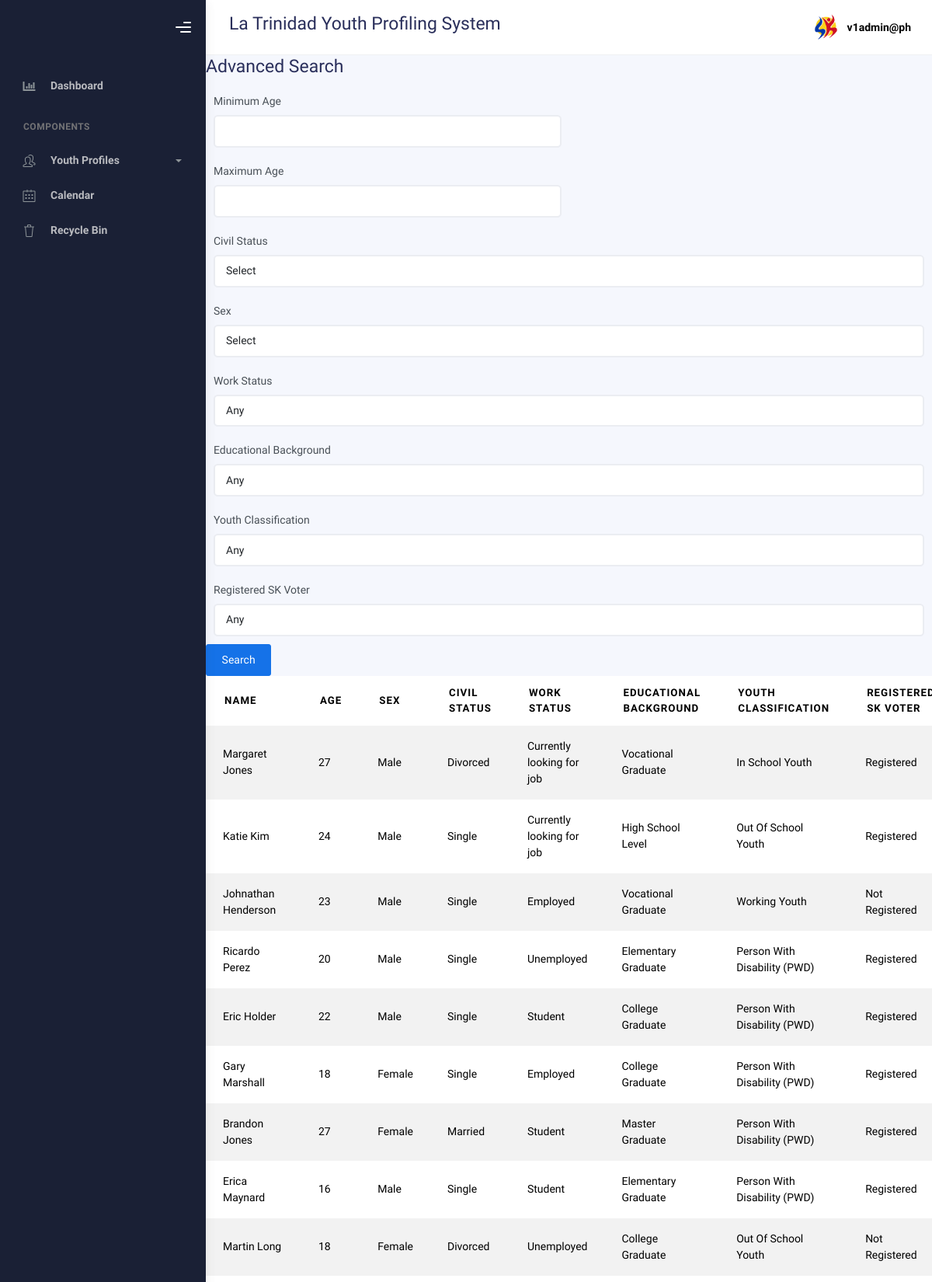
Page /user/advance_search.php (signed in, upper part) on the committed database.
### tables this page shows
CREATE TABLE `profiles` (
  `id` int(11) NOT NULL,
  `lname` varchar(100) DEFAULT NULL,
  `fname` varchar(100) DEFAULT NULL,
  `mname` varchar(100) DEFAULT NULL,
  `suffix` varchar(20) DEFAULT NULL,
  `region` varchar(100) DEFAULT NULL,
  `province` varchar(100) DEFAULT NULL,
  `municipality` varchar(100) DEFAULT NULL,
  `barangay` varchar(100) DEFAULT NULL,
  `sitio` varchar(50) DEFAULT NULL,
  `purok` varchar(100) DEFAULT NULL,
  `house_number` varchar(50) DEFAULT NULL,
  `sex` varchar(10) DEFAULT NULL,
  `age` int(11) DEFAULT NULL,
  `youth_with_needs` text DEFAULT NULL,
  `email` varchar(100) DEFAULT NULL,
  `birth_month` varchar(20) DEFAULT NULL,
  `birth_day` varchar(50) DEFAULT NULL,
  `birth_year` varchar(20) DEFAULT NULL,
  `contactnumber` varchar(20) DEFAULT NULL,
  `civil_status` varchar(20) DEFAULT NULL,
  `youth_classification` varchar(50) DEFAULT NULL,
  `age_group` varchar(50) DEFAULT NULL,
  `work_status` varchar(50) DEFAULT NULL,
  `educational_background` varchar(50) DEFAULT NULL,
  `register_sk_voter` varchar(50) DEFAULT NULL,
  `voted_last_election` varchar(3) DEFAULT NULL,
  `national_voter` varchar(50) DEFAULT NULL,
  `attended_kk` varchar(3) DEFAULT NULL,
  `times_attended_kk` int(11) DEFAULT NULL,
  `no_why` varchar(100) DEFAULT NULL,
  `barangay_code` varchar(50) DEFAULT NULL
);

### user/advance_search.php (the view, shortened to what this page needs)
<?php
try {
    $pdo = new PDO("mysql:host=localhost;dbname=wis", "root", "");
    $pdo->setAttribute(PDO::ATTR_ERRMODE, PDO::ERRMODE_EXCEPTION);
} catch (PDOException $e) {
    die("Could not connect to the database: " . $e->getMessage());
}
$barangay_code = "";
$searchParams = [
    'age_min' => isset($_POST['age_min']) ? $_POST['age_min'] : (isset($_GET['age_min']) ? $_GET['age_min'] : ''),
    'age_max' => isset($_POST['age_max']) ? $_POST['age_max'] : (isset($_GET['age_max']) ? $_GET['age_max'] : ''),
    'civil_status' => isset($_POST['civil_status']) ? $_POST['civil_status'] : (isset($_GET['civil_status']) ? $_GET['civil_status'] : ''),
    'sex' => isset($_POST['sex']) ? $_POST['sex'] : (isset($_GET['sex']) ? $_GET['sex'] : ''),
    'work_status' => isset($_POST['work_status']) ? $_POST['work_status'] : (isset($_GET['work_status']) ? $_GET['work_status'] : ''),
    'educational_background' => isset($_POST['educational_background']) ? $_POST['educational_background'] : (isset($_GET['educational_background']) ? $_GET['educational_background'] : ''),
    'youth_classification' => isset($_POST['youth_classification']) ? $_POST['youth_classification'] : (isset($_GET['youth_classification']) ? $_GET['youth_classification'] : ''),
    'register_sk_voter' => isset($_POST['register_sk_voter']) ? $_POST['register_sk_voter'] : (isset($_GET['register_sk_voter']) ? $_GET['register_sk_voter'] : '')
];
?>
<!DOCTYPE html>
<html lang="en">
<head>
    <link rel="stylesheet" href="../bootstrap/assets/css/bootstrap.min.css" />
    <link rel="stylesheet" href="../bootstrap/assets/css/plugins.min.css" />
    <link rel="stylesheet" href="../bootstrap/assets/css/kaiadmin.min.css" />
  </head>
  <body>
  <div class="wrapper">
      <div class="sidebar" data-background-color="dark">
        <div class="sidebar-logo">
          <div class="logo-header" data-background-color="dark">
            <div class="nav-toggle">
              <button class="btn btn-toggle toggle-sidebar">
                <i class="gg-menu-right"></i>
              </button>
            </div>
          </div>
        </div>
        <div class="sidebar-wrapper scrollbar scrollbar-inner">
          <div class="sidebar-content">
            <ul class="nav nav-secondary">
            <li class="nav-item">
                <a
                  href="index.php"
                  aria-expanded="false"
                >
                  <i class="fas fa-chart-bar"></i>
                  <p>Dashboard</p>
                </a>
              </li>
              <li class="nav-section">
                <h4 class="text-section">Components</h4>
              </li>
              <li class="nav-item">
               <a data-bs-toggle="collapse" href="#tables">
                <i class="fas icon-people"></i>
                <p>Youth Profiles</p>
                <span class="caret"></span>
              </a>
            </li>
              <li class="nav-item">
              <li class="nav-item">
                <a href="calendar.php">
                  <i class="fas icon-calendar"></i>
                  <p>Calendar</p>
                </a>
              </li>
              <li class="nav-item">
                <a href="recycle.php">
                  <i class="fas icon-trash"></i>
                  <p>Recycle Bin</p>
                </a>
              </li>
            </ul>
          </div>
        </div>
      </div>
      <div class="main-panel">
        <div class="main-header">
          <nav
            class="navbar navbar-header navbar-header-transparent navbar-expand-lg border-bottom"
          >
            <div class="container-fluid">
              <h3><?php echo $barangay_code; ?> La Trinidad Youth Profiling System</h3>
              <ul class="navbar-nav topbar-nav ms-md-auto align-items-center">
                <li class="nav-item topbar-user dropdown hidden-caret">
                  <a
                    class="dropdown-toggle profile-pic"
                    data-bs-toggle="dropdown"
                    aria-expanded="false">
                    <div class="avatar-sm">
                  <img src="../bootstrap/assets/img/profile.jpg" alt="..." class="avatar-img rounded-circle" />
                </div>
                <span class="profile-username">
                  <span class="fw-bold"><?php echo $_SESSION['email']; ?></span>
                </span>
              </a>
                </li>
              </ul>
            </div>
          </nav>
        </div>
        <div class="container">
          <div class="content">
                <h3>Advanced Search</h3>
                <form method="POST" action="advance_search.php">
                    <div class="form-row">
                        <div class="form-group col-md-6">
                            <label for="age_min">Minimum Age</label>
                            <input type="number" class="form-control" id="age_min" name="age_min" value="<?php echo htmlspecialchars($searchParams['age_min']); ?>" min="15" max="30">
                        </div>
                        <div class="form-group col-md-6">
                            <label for="age_max">Maximum Age</label>
                            <input type="number" class="form-control" id="age_max" name="age_max" value="<?php echo htmlspecialchars($searchParams['age_max']); ?>" min="15" max="30">
                        </div>
                    </div>
                    <div class="form-group">
                        <label for="civil_status">Civil Status</label>
                        <select class="form-control" id="civil_status" name="civil_status">
                            <option value="">Select</option>
                        </select>
                    </div>
                    <div class="form-group">
                        <label for="sex">Sex</label>
                        <select class="form-control" id="sex" name="sex">
                            <option value="">Select</option>
                        </select>
                    </div>
                    <div class="form-group">
                        <label for="work_status">Work Status</label>
                        <select class="form-control" id="work_status" name="work_status">
                            <option value="">Any</option>
                        </select>
                    </div>
                    <div class="form-group">
                        <label for="educational_background">Educational Background</label>
                        <select class="form-control" id="educational_background" name="educational_background">
                            <option value="">Any</option>
                        </select>
                    </div>
                    <div class="form-group">
                        <label for="youth_classification">Youth Classification</label>
                        <select class="form-control" id="youth_classification" name="youth_classification">
                            <option value="">Any</option>
                        </select>
                    </div>
                    <div class="form-group">
                        <label for="register_sk_voter">Registered SK Voter</label>
                        <select class="form-control" id="register_sk_voter" name="register_sk_voter">
                            <option value="">Any</option>
                        </select>
                    </div>
                    <button type="submit" class="btn btn-primary">Search</button>
                </form>
                <?php
                $query = "SELECT * FROM profiles WHERE 1=1";
                $params = [];
                $stmt = $pdo->prepare($query);
                $stmt->execute($params);
                $results = $stmt->fetchAll(PDO::FETCH_ASSOC);
                ?>
                <div class="table-responsive">
                    <table class="table table-striped">
                        <thead>
                            <tr>
                                <th>Name</th>
                                <th>Age</th>
                                <th>Sex</th>
                                <th>Civil Status</th>
                                <th>Work Status</th>
                                <th>Educational Background</th>
                                <th>Youth Classification</th>
                                <th>Registered SK Voter</th>
                            </tr>
                        </thead>
                        <tbody>
                            <?php foreach ($results as $row) { ?>
                                <tr>
                                    <td><?php echo htmlspecialchars($row['fname'] . " " . $row['lname']); ?></td>
                                    <td><?php echo htmlspecialchars($row['age']); ?></td>
                                    <td><?php echo htmlspecialchars($row['sex']); ?></td>
                                    <td><?php echo htmlspecialchars($row['civil_status']); ?></td>
                                    <td><?php echo htmlspecialchars($row['work_status']); ?></td>
                                    <td><?php echo htmlspecialchars($row['educational_background']); ?></td>
                                    <td><?php echo htmlspecialchars($row['youth_classification']); ?></td>
                                    <td><?php echo htmlspecialchars($row['register_sk_voter']); ?></td>
                                </tr>
                            <?php } ?>
                        </tbody>
                    </table>
                </div>
            </div>
        </div>
    </div>
                    </div>
    </body>
</html>

### rows in the picture
profiles: fname+lname "Margaret Jones", age "27", sex "Male", civil_status "Divorced", work_status "Currently looking for job", educational_background "Vocational Graduate", youth_classification "In School Youth", register_sk_voter "Registered"
profiles: fname+lname "Katie Kim", age "24", sex "Male", civil_status "Single", work_status "Currently looking for job", educational_background "High School Level", youth_classification "Out Of School Youth", register_sk_voter "Registered"
profiles: fname+lname "Johnathan Henderson", age "23", sex "Male", civil_status "Single", work_status "Employed", educational_background "Vocational Graduate", youth_classification "Working Youth", register_sk_voter "Not Registered"
profiles: fname+lname "Ricardo Perez", age "20", sex "Male", civil_status "Single", work_status "Unemployed", educational_background "Elementary Graduate", youth_classification "Person With Disability (PWD)", register_sk_voter "Registered"
profiles: fname+lname "Eric Holder", age "22", sex "Male", civil_status "Single", work_status "Student", educational_background "College Graduate", youth_classification "Person With Disability (PWD)", register_sk_voter "Registered"
profiles: fname+lname "Gary Marshall", age "18", sex "Female", civil_status "Single", work_status "Employed", educational_background "College Graduate", youth_classification "Person With Disability (PWD)", register_sk_voter "Registered"
profiles: fname+lname "Brandon Jones", age "27", sex "Female", civil_status "Married", work_status "Student", educational_background "Master Graduate", youth_classification "Person With Disability (PWD)", register_sk_voter "Registered"
profiles: fname+lname "Erica Maynard", age "16", sex "Male", civil_status "Single", work_status "Student", educational_background "Elementary Graduate", youth_classification "Person With Disability (PWD)", register_sk_voter "Registered"
profiles: fname+lname "Martin Long", age "18", sex "Female", civil_status "Divorced", work_status "Unemployed", educational_background "College Graduate", youth_classification "Out Of School Youth", register_sk_voter "Not Registered"

### other values in the picture
$_SESSION['email'] "v1admin@ph"
